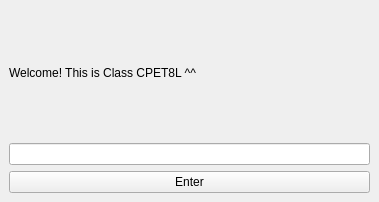
<?xml version="1.0" encoding="UTF-8"?>
<ui version="4.0">
 <class>MainWindow</class>
 <widget class="QMainWindow" name="MainWindow">
  <property name="geometry">
   <rect>
    <x>0</x>
    <y>0</y>
    <width>379</width>
    <height>202</height>
   </rect>
  </property>
  <property name="windowTitle">
   <string>MainWindow</string>
  </property>
  <widget class="QWidget" name="centralwidget">
   <layout class="QVBoxLayout" name="verticalLayout">
    <item>
     <widget class="QLabel" name="label">
      <property name="text">
       <string>Welcome! This is Class CPET8L ^^</string>
      </property>
     </widget>
    </item>
    <item>
     <widget class="QLineEdit" name="lineEdit"/>
    </item>
    <item>
     <widget class="QPushButton" name="pushButton">
      <property name="text">
       <string>Enter</string>
      </property>
     </widget>
    </item>
   </layout>
  </widget>
 </widget>
 <resources/>
 <connections/>
</ui>
